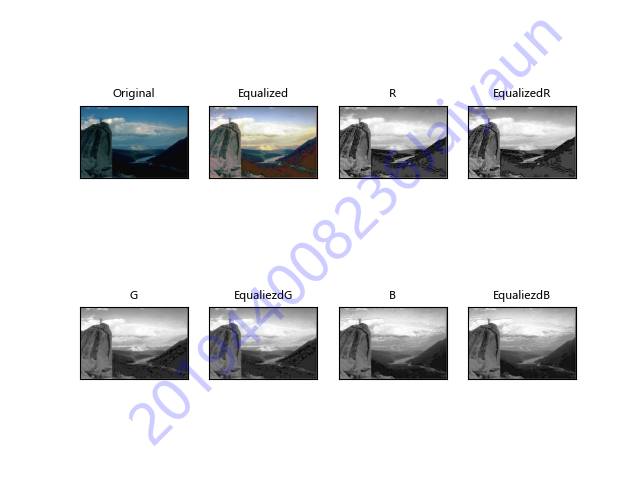

This chart was generated by the following Python code:
# -*- coding: UTF-8 -*-
"""
@author:Jaiyaun
@software: PyCharm
@file:task3b.py
@time:2021/11/24
"""
import matplotlib.pyplot as plt
import cv2
import watermark

img = cv2.imread('scene.jpg', cv2.IMREAD_COLOR)

channels = cv2.split(img)
equalized_b = cv2.equalizeHist(channels[0], channels[0])
equalized_g = cv2.equalizeHist(channels[1], channels[1])
equalized_r = cv2.equalizeHist(channels[2], channels[2])
dst = cv2.merge(channels)

titles = ['Original', 'Equalized',
          'R', 'EqualizedR',
          'G', 'EqualiezdG',
          'B', 'EqualiezdB']
images = [img, dst,
          channels[2], equalized_r,
          channels[1], equalized_g,
          channels[0], equalized_b]

for i in range(8):
    plt.subplot(2, 4, i + 1)
    if len(images[i].shape) < 3:
        plt.imshow(images[i], 'gray')
    else:
        plt.imshow(images[i][..., ::-1])
    plt.title(titles[i], fontsize=8)
    plt.xticks([])
    plt.yticks([])

# 保存图片
# watermark.addwatermark(plt, '201944008236Jaiyaun')
watermark.savefig(plt, 'task3b.png', '201944008236Jaiyaun')
plt.show()
